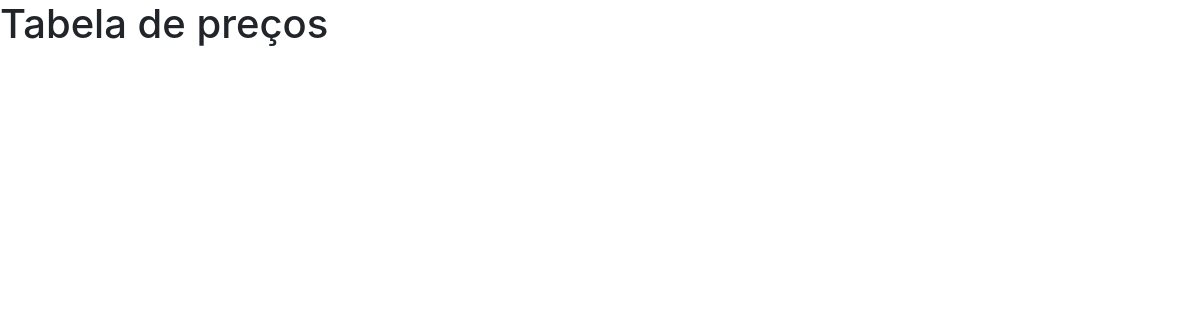
The app's page /listagem_parametros/ (signed in), older data.
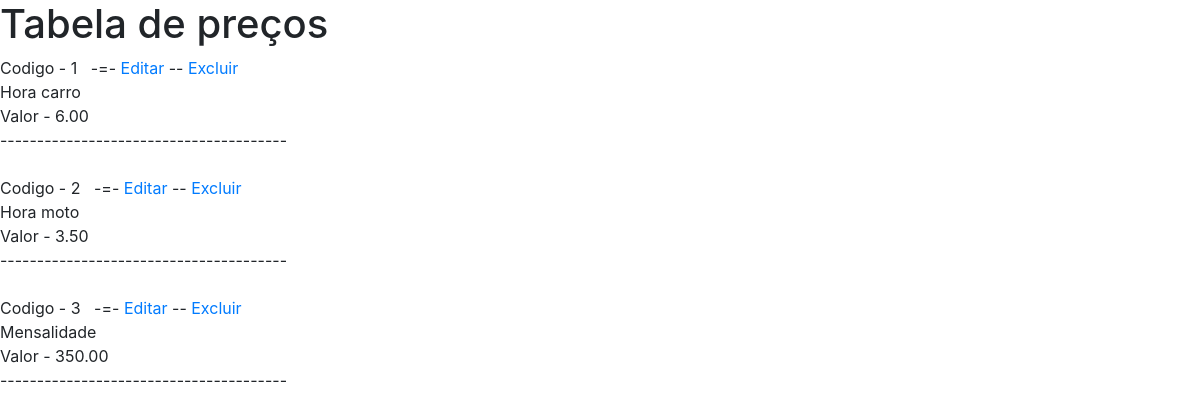
The same page, newer data.
### core/models.py (models this page shows, shortened)
class Parametro(models.Model):
    descricao = models.CharField(max_length=20)
    valor = models.DecimalField(max_digits=8, decimal_places=2)
    class Meta:
        verbose_name_plural = 'Parâmetros'

### core/views.py (the view)
# urls.py: path('listagem_parametros/', listagem_parametros, name='url_listagem_parametros'),
@login_required
def listagem_parametros(request):
    dados = Parametro.objects.all()
    contexto = {'parametros': dados}
    return render(request, 'core/listagem_parametros.html', contexto)

### core/templates/core/listagem_parametros.html (shortened to what this page needs)
{% extends 'base.html' %}
{% block main %}
    <h1>Tabela de preços</h1>
    {% for param in parametros %}
        Codigo - {{ param.id }} &nbsp; -=-
        <a href={% url 'url_atualiza_parametro' param.id %}>Editar</a> --
        <a href={% url 'url_exclui_parametro' param.id %}>Excluir</a> <br>
        {{ param.descricao }} <br>
        Valor - {{ param.valor }} <br>
        --------------------------------------- <br> <br>
    {% endfor %}
{% endblock %}

Row changes from the older to the newer data that the page shows:
added Parametro: id "1", descricao "Hora carro", valor "6.00"
added Parametro: id "2", descricao "Hora moto", valor "3.50"
added Parametro: id "3", descricao "Mensalidade", valor "350.00"
